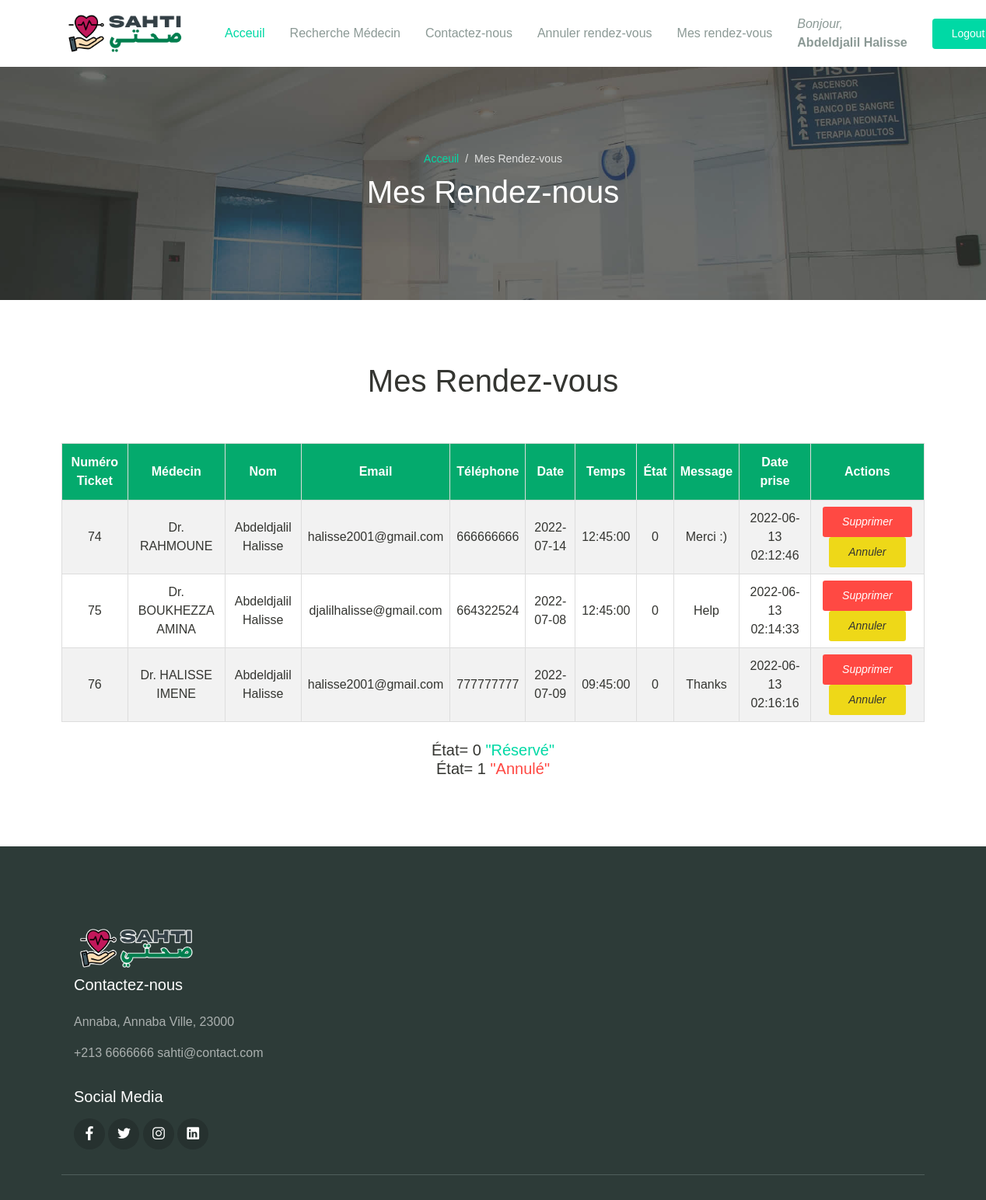
Page /Code/mes_rendez_vous.php (signed in) on the committed database.
### tables this page shows
CREATE TABLE `rendez_vous` (
  `id_rdv` int(11) NOT NULL,
  `nom_rdv` varchar(50) NOT NULL,
  `email_rdv` varchar(50) NOT NULL,
  `telephone_rdv` int(15) NOT NULL,
  `medecin` varchar(60) NOT NULL,
  `date_rdv` varchar(25) NOT NULL,
  `temps_rdv` time NOT NULL,
  `message_rdv` varchar(500) NOT NULL,
  `etat` int(1) NOT NULL COMMENT '0-Réservé,1-Annulé, 2-Visité',
  `timestamp` timestamp NOT NULL DEFAULT current_timestamp()
);

### Code/mes_rendez_vous.php (the view, shortened to what this page needs)
<?php session_start();
if(isset($_SESSION['id_utilisateur']))
{
   $user_id=$_SESSION['nom_utilisateur'];
  require('./configuration/configuration.php');
    $sql="SELECT * FROM rendez_vous WHERE nom_rdv='$user_id' ";?>
<!DOCTYPE html>
<html lang="en">
<head>
  <link rel="stylesheet" href="../assets/css/maicons.css">
  <link rel="stylesheet" href="../assets/css/bootstrap.css">
  <link rel="stylesheet" href="../assets/vendor/owl-carousel/css/owl.carousel.css">
  <link rel="stylesheet" href="../assets/vendor/animate/animate.css">
  <link rel="stylesheet" href="../assets/css/theme.css">
</head>
<body>
  <?php include('./header/header_login.php'); ?>
  <div class="page-banner overlay-dark bg-image" style="background-image: url(../assets/img/bg_image_1.jpg);">
    <div class="banner-section">
      <div class="container text-center wow fadeInUp">
        <nav aria-label="Breadcrumb">
          <ol class="breadcrumb breadcrumb-dark bg-transparent justify-content-center py-0 mb-2">
            <li class="breadcrumb-item"><a href="index_login.php">Acceuil</a></li>
            <li class="breadcrumb-item active" aria-current="page">Mes Rendez-vous</li>
          </ol>
        </nav>
        <h1 class="font-weight-normal">Mes Rendez-nous</h1>
      </div>
    </div>
  </div>
  <div class="page-section">
    <div class="container">
      <h1 class="text-center wow fadeInUp">Mes Rendez-vous</h1>
      <br><br>
      <table id="customers" class="wow fadeInUp">
      <tr>
    <th>Numéro Ticket</th>
    <th>Médecin</th>
    <th>Nom</th>
    <th>Email</th>
    <th>Téléphone</th>
    <th>Date</th>
    <th>Temps</th>
    <th>État</th>
    <th>Message</th>
    <th>Date prise</th>
    <th>Actions</th>
  </tr>
  <?php
    $result=mysqli_query($conn,$sql);
    if($result){
    if(mysqli_num_rows($result)>0){
    while($user=mysqli_fetch_array($result))
    {
  ?>
  <tr>
    <td><?=$user['id_rdv']?></td>
    <td><?=$user['medecin']?></td>
    <td><?=$user['nom_rdv']?></td>
    <td><?=$user['email_rdv']?></td>
    <td><?=$user['telephone_rdv']?></td>
    <td><?=$user['date_rdv']?></td>
    <td><?=$user['temps_rdv']?></td>
    <td><?=$user['etat']?></td>
    <td><?=$user['message_rdv']?></td>
    <td><?=$user['timestamp']?></td>
    <td>
    <a href="./actions/suppression.php?id=<?=$user['id_rdv']?>">
    <button name="del" title="Delete" class="btn btn-danger btn-sm"   >
    <i class="fa fa-remove">Supprimer</i> </button></a>
    <a href="./actions/annuler.php?value=1&id=<?=$user['id_rdv']?>">
    <button name="cancel" title="cancel" class="btn btn-warning btn-sm"    >
    <i class="fas fa-window-close">Annuler</i></button></a>
    </td>
  </tr>
<?php
}
}
}
?>
</table>
    </div>
    <br>
    <div class="container text-center wow fadeInUp">
    <h5 class="font-weight-normal">
       État= 0 <span class="text-primary">"Réservé"</span>
       <br>
       État= 1 <span class="text-danger">"Annulé"</span>
    </h5>
    </div>
  </div>
  <?php include('./footer/footer.php'); ?>
</body>
</html>
<?php
}
else{
  echo '<script type="text/javascript">
           window.location="index.php?invalidUSER";
          </script>';
}
?>

### Code/header/header_login.php (shortened to what this page needs)
<nav class="navbar navbar-expand-lg navbar-light shadow-sm">
      <div class="container">
        <a class="navbar-brand" href="index_login.php"><img src="./Logo.png" width="178" height="50" class="d-inline-block align-top" alt=""></a>
        <div class="collapse navbar-collapse" id="navbarSupport">
          <ul class="navbar-nav ml-auto">
            <li class="nav-item active">
              <a class="nav-link" href="index_login.php">Acceuil</a>
            </li>
            <li class="nav-item">
              <a class="nav-link" href="nos_medecins.php">Recherche Médecin</a>
            </li>
            <li class="nav-item">
              <a class="nav-link" href="contact.php">Contactez-nous</a>
            </li>
            <li class="nav-item">
              <a class="nav-link" href="annuler_rendez_vous.php">Annuler rendez-vous</a>
            </li>
            <li class="nav-item">
              <a class="nav-link" href="mes_rendez_vous.php">Mes rendez-vous</a>
            </li>
            <li class="nav-item">
              <a class="nav-link" href="#"><i>Bonjour,</i><br> <b><?php echo $_SESSION['nom_utilisateur']; ?></b></a>
            </li>
            <li class="nav-item">
              <a class="btn btn-primary ml-lg-3" href="logout.php">Logout</a>
            </li>
          </ul>
        </div>
      </div>
    </nav>

### Code/footer/footer.php
<footer class="page-footer">
    <div class="container">
      <div class="row px-md-3">
        <div class="col-sm-6 col-lg-3 py-3">
          <a class="navbar-brand" href="index.php"><img src="./Logo.png" width="175" height="50" class="d-inline-block align-top" alt=""></a>
          <h5>Contactez-nous</h5>
          <p class="footer-link mt-2">Annaba, Annaba Ville, 23000</p>
          <a href="#" class="footer-link">+213 6666666</a>
          <a href="#" class="footer-link">sahti@contact.com</a>
          <h5 class="mt-3">Social Media</h5>
          <div class="footer-sosmed mt-3">
            <a href="#" target="_blank"><span class="mai-logo-facebook-f"></span></a>
            <a href="#" target="_blank"><span class="mai-logo-twitter"></span></a>
            <a href="#" target="_blank"><span class="mai-logo-instagram"></span></a>
            <a href="#" target="_blank"><span class="mai-logo-linkedin"></span></a>
          </div>
        </div>
      </div>
      <hr>
    </div>
  </footer>

### assets/css/theme.css (style rules this page uses)
:root { --primary: #00D9A5; --accent: #FF3D85; --secondary: #4E5AFE; --warning: #EED818; --info: #05B4E1; --danger: #FF4943; --success: #96C93D; --dark: #343531; --light: #F5F9F6; --cs: #596261; --grey: #6E807A; }
body { font-family: "Source Sans Pro", sans-serif; line-height: 1.5; color: #343531; }
a { color: #07be94; text-decoration: none; background-color: transparent; }
.text-primary { color: #00D9A5 !important; }
.text-danger { color: #FF4943 !important; }
.btn-primary { color: #fff; background-color: #00D9A5; border-color: transparent; }
.btn-warning { color: #343531; background-color: #EED818; border-color: transparent; }
.btn-danger { color: #fff; background-color: #FF4943; border-color: transparent; }
.btn { padding: 8px 24px; }
.breadcrumb { background-color: #f8f9fa; }
.breadcrumb-dark .breadcrumb-item a { color: #00D9A5; }
.breadcrumb-dark .breadcrumb-item + .breadcrumb-item::before { display: inline-block; padding-right: 0.5rem; color: rgba(255, 255, 255, 0.8); content: "/"; }
.breadcrumb-dark .breadcrumb-item.active { color: rgba(255, 255, 255, 0.8); }
.navbar { min-height: 70px; }
.navbar-brand { font-weight: 600; padding-top: 10px; padding-bottom: 10px; }
.navbar-nav { margin-top: 10px; border-top: 1px solid #E8EEE4; flex-shrink: 0; }
.navbar-nav .nav-link { transition: all .2s ease; }
.navbar-nav .btn { font-size: 14px; }
.navbar-light .navbar-nav .nav-link { color: rgba(110, 128, 122, 0.8); }
.navbar-light .navbar-nav .show > .nav-link, .navbar-light .navbar-nav .active > .nav-link, .navbar-light .navbar-nav .nav-link.show, .navbar-light .navbar-nav .nav-link.active { font-weight: 500; color: #00D9A5; }
@media (min-width: 992px) { .navbar-expand-lg .navbar-nav { margin-top: 0; border-top: none; } }
@media (min-width: 992px) { .navbar-expand-lg .navbar-nav .nav-link { padding-right: 16px; padding-left: 16px; } }
@media (min-width: 992px) { .navbar-expand-lg .navbar-nav { align-items: center; } }
.bg-image { position: relative; background-position: center center; background-size: cover; background-repeat: no-repeat; }
.bg-image > * { position: relative; z-index: 10; }
.page-section { position: relative; padding-top: 80px; padding-bottom: 80px; overflow: hidden; }
.page-banner { position: relative; height: 300px; z-index: 10; }
.page-hero.overlay-dark::before, .page-banner.overlay-dark::before { content: ""; position: absolute; top: 0; left: 0; width: 100%; height: 100%; background: rgba(52, 53, 49, 0.7); z-index: 1; }
.page-banner .breadcrumb-item, .page-banner .breadcrumb-item a { font-size: 14px; }
.hero-section, .banner-section { position: relative; display: -ms-flexbox; display: flex; -ms-flex-align: center; align-items: center; -ms-flex-pack: center; justify-content: center; height: 100%; color: #ffffff; z-index: 10; }
.page-footer { position: relative; display: block; padding-top: 80px; padding-bottom: 16px; background-color: #2D3B38; color: #fff; }
.page-footer h5 { font-weight: 500; margin-bottom: 16px; }
.page-footer hr { border-color: #4F5E5B; }
.footer-menu a, .footer-link { display: inline-block; padding-top: 6px; padding-bottom: 6px; color: rgba(255, 255, 255, 0.6); transition: all .2s ease; }
.footer-link { padding: 0; margin-bottom: 16px; }
.footer-sosmed a { display: inline-block; width: 40px; height: 40px; line-height: 42px; border-radius: 50%; text-align: center; font-size: 18px; background-color: #26312F; color: #ffff; transition: all .2s ease; }

### Code/mes_rendez_vous.php (style rules this page uses)
#customers { border-collapse: collapse; width: 100%; }
#customers td, #customers th { text-align: center; border: 1px solid #ddd; padding: 8px; }
#customers tr:nth-child(even) { background-color: #f2f2f2; }
#customers th { padding-top: 12px; padding-bottom: 12px; text-align: center; background-color: #04AA6D; color: white; }

### rows in the picture
rendez_vous: id_rdv "74", medecin "Dr. RAHMOUNE", nom_rdv "Abdeldjalil Halisse", email_rdv "halisse2001@gmail.com", telephone_rdv "666666666", date_rdv "2022-07-14", temps_rdv "12:45:00", etat "0", message_rdv "Merci :)", timestamp "2022-06-13 02:12:46"
rendez_vous: id_rdv "75", medecin "Dr. BOUKHEZZA AMINA", nom_rdv "Abdeldjalil Halisse", email_rdv "djalilhalisse@gmail.com", telephone_rdv "664322524", date_rdv "2022-07-08", temps_rdv "12:45:00", etat "0", message_rdv "Help", timestamp "2022-06-13 02:14:33"
rendez_vous: id_rdv "76", medecin "Dr. HALISSE IMENE", nom_rdv "Abdeldjalil Halisse", email_rdv "halisse2001@gmail.com", telephone_rdv "777777777", date_rdv "2022-07-09", temps_rdv "09:45:00", etat "0", message_rdv "Thanks", timestamp "2022-06-13 02:16:16"

### other values in the picture
$_SESSION['nom_utilisateur'] "Abdeldjalil Halisse"
